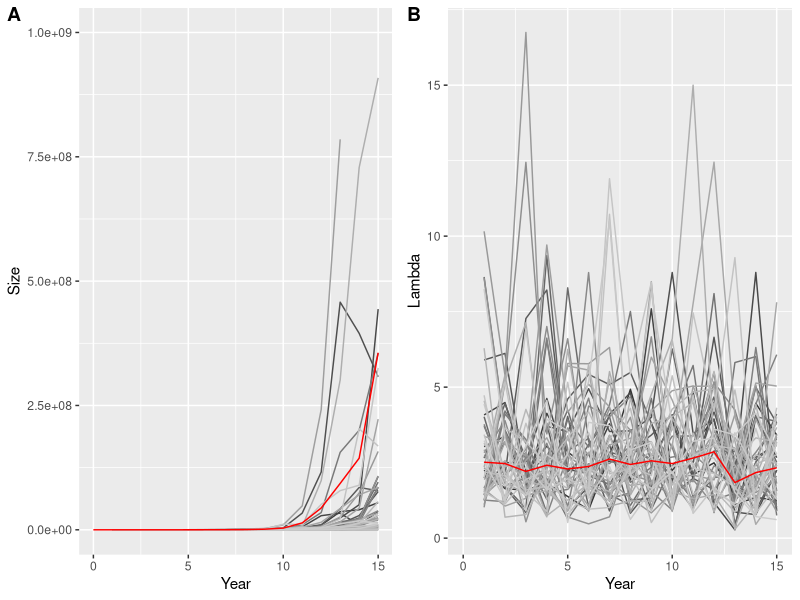

This figure's R source:
## ---- chunk 1
library(ggplot2)
library(reshape2)
library(magrittr)
library(ggpubr)
## ---- chunk 2
OSBPop <- function(N0,Years,Simulations,k,kSD,s3,s3SD,h,hSD,f,fSD,g,gSD,e,eSD){

# Matrices
RndkSimulations = matrix(0,Simulations,Years)
Rnds3Simulations = matrix(0,Simulations,Years)
RndhSimulations = matrix(0,Simulations,Years)
RndfSimulations = matrix(0,Simulations,Years)
RndgSimulations = matrix(0,Simulations,Years)
RndeSimulations = matrix(0,Simulations,Years)
PopYears = matrix(0,Simulations,Years+1)
PopYears[,1] = N0

# Loops
## k
for (t in 1:Simulations){
  RndkSimulations[t,1:Years] = rnorm(Years, mean = k, sd = kSD)}
## s3
for (t in 1:Simulations){
  Rnds3Simulations[t,1:Years] = rnorm(Years, mean = s3, sd = s3SD)}
## h
for (t in 1:Simulations){
  RndhSimulations[t,1:Years] = rnorm(Years, mean = h, sd = hSD)}
## f
for (t in 1:Simulations){
  RndfSimulations[t,1:Years] = rnorm(Years, mean = f,sd = fSD)}
## g
for (t in 1:Simulations){
  RndgSimulations[t,1:Years] = rnorm(Years, mean = g, sd = gSD)}
## e
for (t in 1:Simulations){
  RndeSimulations[t,1:Years] = rnorm(Years, mean = e, sd = eSD)}

# Output
for(t in 1:Simulations){                                                           
for (y in 1:Years){
  PopYears[t,y+1] = 
    ifelse(PopYears[t,y]*RndkSimulations[t,y]*Rnds3Simulations[t,y]*RndhSimulations[t,y]*RndfSimulations[t,y]*RndgSimulations[t,y]*exp(RndeSimulations[t,y])>=1,
  round(PopYears[t,y]*RndkSimulations[t,y]*Rnds3Simulations[t,y]*RndhSimulations[t,y]*RndfSimulations[t,y]*RndgSimulations[t,y]*exp(RndeSimulations[t,y])),0)}}
return(PopYears)}
## ---- chunk 3
# Annual census of OSB at Mt. Hebo
Year <- seq(1990,2002)
N <- c(1100,2888,2628,1041,2200,3413,2507,2664,2743,4983,2111,1402,2272)
Hebo <- data.frame(cbind(Year,N))

# e and eSD
r <- log(Hebo$N[-1]/Hebo$N[-length(Hebo$N)]) 
GeoMean <- mean(r)
e <- exp(GeoMean)
eSD <- sd(r)
## ---- chunk 4
# N0, Years, and Simulations
N0 <- 100
Years <- 15
Simulations <- 50

# k and kSD
s1 <- 0.56
s2 <- 0.20
s4 <- 0.60
k <- s1*s2*s4
kSD <- 0

# s3 and s3SD
s3 <- 0.15
s3SD <- 0

# h and hSD
h <- 1
hSD <- 0

# f and fSD
f <- 82
fSD <- 0

# g and gSD
g <- 1
gSD <- 0

# e and eSD
e <- exp(GeoMean)
eSD <- sd(r)

# Run
PopYears <- OSBPop(N0,Years,Simulations,k,kSD,s3,s3SD,h,hSD,f,fSD,g,gSD,e,eSD)
## ---- chunk 5
# Sizes
PopSize <- PopYears
PopSize <- melt(PopSize)
colnames(PopSize) <- c('Simulation','Year','Size')
PopSize <- as.data.frame(PopSize)
PopSize$Simulation <- as.factor(PopSize$Simulation)
# Average sizes
AvgPop <- function(PopYears,Years){
Avg1 <- colMeans(PopYears)
AvgSimulation <- as.data.frame(Avg1)
AvgSimulation$Year <- c(0:Years)
return(AvgSimulation)}
AvgPopSize <- AvgPop(PopYears,Years)
AvgPopSize <- AvgPopSize[,c(2,1)]

# Rates
PopRates <- function(PopYears,Years){
Rate1 <- PopYears[,2:(Years+1)]/PopYears[,1:(Years)]
Rate2 <- melt(Rate1)
colnames(Rate2) <- c("Simulation","Year","Lambda")
return(Rate2)}
# Average rates
AvgRates <- function(PopYears,Years){
Rate1 <- PopYears[,2:(Years+1)]/PopYears[,1:(Years)]
GeoMean1 <- apply(Rate1, 2, function(x) (prod(x[x!=0]))^(1/sum(x!=0)))
AvgSimulation = as.data.frame(GeoMean1)
AvgSimulation$Year <- c(1:Years)
return(AvgSimulation)}
AvgLam <- AvgRates(PopYears,Years)
AvgLam <- AvgLam[,c(2,1)]
Rates <- PopRates(PopYears,Years)
Rates$Simulation <- as.factor(Rates$Simulation)
## ---- chunk 6
# Sizes
PopPlot <- ggplot() + geom_line(data = PopSize, aes(Year, Size, color = Simulation)) + scale_color_grey() + theme(legend.position = "none") + xlim(0,15) + ylim(0,1000000000)
PopPlot <- PopPlot + geom_line(data = AvgPopSize, aes(x = Year, y = Avg1), inherit.aes = FALSE, color = "red")

# Rates
LambdaPlot <- ggplot(data = Rates, aes(x = Year, y = Lambda, color = Simulation)) + geom_line() + scale_color_grey() + theme(legend.position = "none") + xlim(0,15)
LambdaPlot <- LambdaPlot + geom_line(data = AvgLam, aes(x = Year, y = GeoMean1), inherit.aes = FALSE, color = "red")

# Plots
ggarrange(PopPlot, LambdaPlot, 
          labels = c("A", "B"),
          ncol = 2, nrow = 1)
## ---- chunk 7
OSBPopProb <- function(N0,Years,Simulations,k,kSD,s3,s3SD,h,hSD,f,fSD,g,gSD,e,eSD){
# Matrices
RndkSimulations = matrix(0,Simulations,Years)
Rnds3Simulations = matrix(0,Simulations,Years)
RndhSimulations = matrix(0,Simulations,Years)
RndfSimulations = matrix(0,Simulations,Years)
RndgSimulations = matrix(0,Simulations,Years)
RndeSimulations = matrix(0,Simulations,Years)
PopYears = matrix(0,Simulations,Years+1)
PopYears[,1] = N0

# Loops
## k
for (t in 1:Simulations){
  RndkSimulations[t,1:Years] = rnorm(Years, mean = k, sd = kSD)}
## s3
for (t in 1:Simulations){
  Rnds3Simulations[t,1:Years] = rnorm(Years, mean = s3, sd = s3SD)}
## h
for (t in 1:Simulations){
  RndhSimulations[t,1:Years] = rnorm(Years, mean = h, sd = hSD)}
## f
for (t in 1:Simulations){
  RndfSimulations[t,1:Years] = rnorm(Years, mean = f,sd = fSD)}
## g
for (t in 1:Simulations){
  RndgSimulations[t,1:Years] = rnorm(Years, mean = g, sd = gSD)}
## e
for (t in 1:Simulations){
  RndeSimulations[t,1:Years] = rnorm(Years, mean = e, sd = eSD)}

# Output
for(t in 1:Simulations){                                                           
for (y in 1:Years){
  PopYears[t,y+1] = 
    ifelse(PopYears[t,y]*RndkSimulations[t,y]*Rnds3Simulations[t,y]*RndhSimulations[t,y]*RndfSimulations[t,y]*RndgSimulations[t,y]*exp(RndeSimulations[t,y])>=1,
  round(PopYears[t,y]*RndkSimulations[t,y]*Rnds3Simulations[t,y]*RndhSimulations[t,y]*RndfSimulations[t,y]*RndgSimulations[t,y]*exp(RndeSimulations[t,y])),0)}}
Count = array(1,Simulations)                 
  PopSurvive = sum(Count[PopYears[,Years+1]>0])
  ProbSurvive = PopSurvive/Simulations
  ProbSurvive
}
